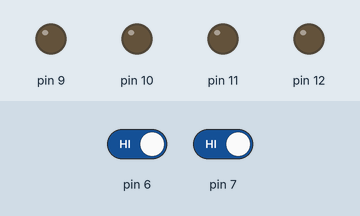
Bench run of a sketch on a simulated Arduino Uno, built with avr-gcc and run on an emulated ATmega328P. Parts: output pins drawn as LEDs (lit = HIGH). Inputs (shaded band) come from the test bench; at power-on: pin 6 HIGH, pin 7 HIGH.

Above: at 1.2 s.
1.3 s: pin 6 driven LOW
At 2.2 s:
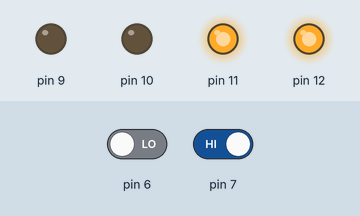
2.8 s: pin 6 driven HIGH and pin 7 driven LOW
At 3.4 s:
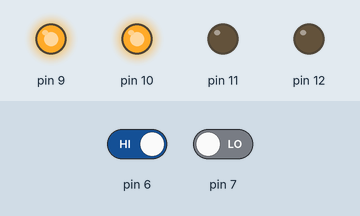
Timing chart, 0 to 5.8 s (numbered marks = the images above; inputs shaded):
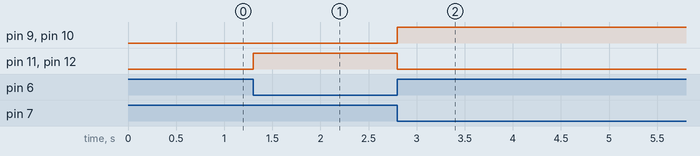

The sketch:

ch07_exam1_2.ino
```cpp
void setup() {
  Serial.begin(9600);
  pinMode(6, INPUT);
  pinMode(7, INPUT);
  for (int i=9; i<13; i++) {
    pinMode(i, OUTPUT);
  }
}

void loop() {
  boolean value6 = digitalRead(6);
  boolean value7 = digitalRead(7);
  if (value6 == LOW) {
    // 1,2번 LED 켜고 3,4번 LED 끄기
    digitalWrite(9,0);
    digitalWrite(10,0);
    digitalWrite(11,1);
    digitalWrite(12,1);
  } else if (value7 == LOW) {
    // 1,2번 LED 끄고 3,4번 LED 켜기
    digitalWrite(9,1);
    digitalWrite(10,1);
    digitalWrite(11,0);
    digitalWrite(12,0);
  }
}
```

Measured:
- after the input at 1.3 s, pin 11, pin 12: LOW → HIGH at once
- after the input at 2.8 s, pin 9, pin 10: LOW → HIGH at once; pin 11, pin 12: HIGH → LOW at once
